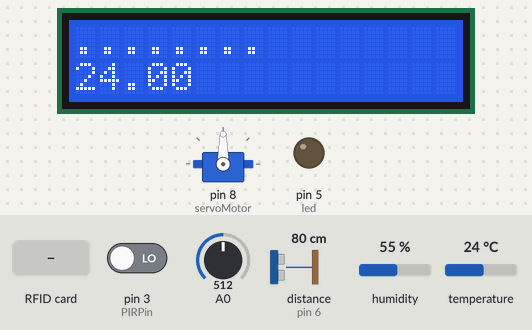
This sketch was run on a simulated Arduino Uno, built with avr-gcc and run on an emulated ATmega328P. Parts: servo, 16×2 character LCD, output pins drawn as LEDs (lit = HIGH). Inputs (shaded band) come from the test bench; at power-on: pin 3 (PIRPin) LOW, A0 = 512, distance to the obstacle (sensor on pin 6) 80 cm, humidity 55 %, temperature 24 °C. The echo pulse lasts 58.3 µs per cm; pins used as bus, display or sensor lines are not drawn; what the sketch prints to the serial monitor is not drawn.

Above: at 5.7 s.
5.8 s: RFID card 73 27 75 03 held to the reader
At 16.9 s:
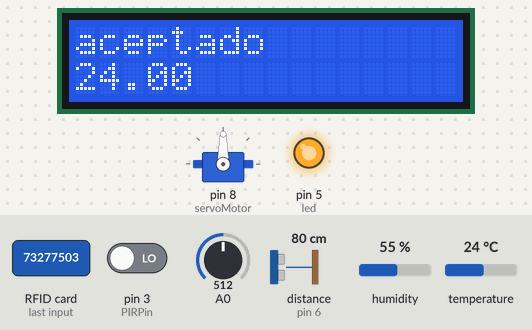
19.8 s: pin 3 (PIRPin) driven HIGH
27.8 s: RFID card 99 74 05 C3 held to the reader
At 37.5 s:
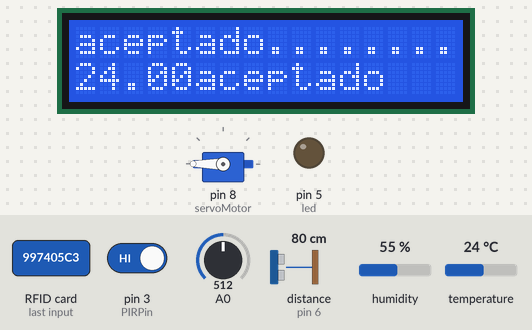
41.8 s: A0 set to 492
At 52.6 s:
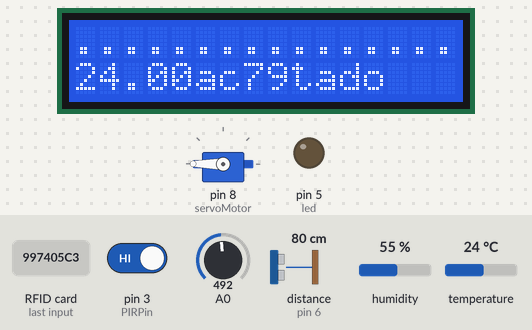
55.5 s: RFID card 5E 7A 19 C4 held to the reader
At 68.0 s:
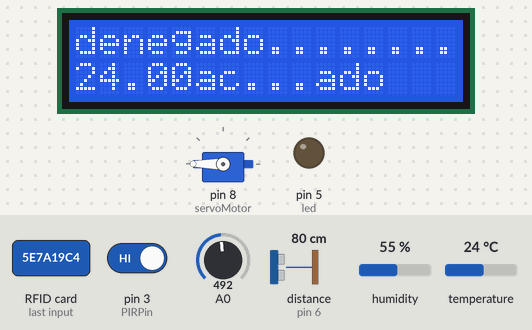
68.6 s: pin 3 (PIRPin) driven LOW
Timing chart, 0 to 71.6 s (numbered marks = the images above; inputs shaded):
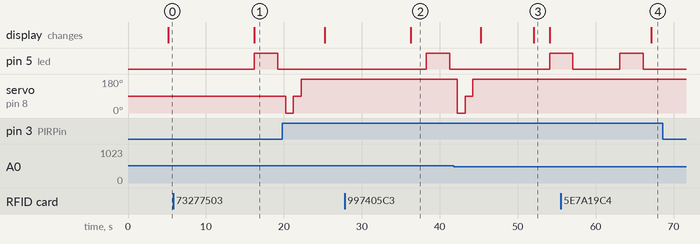

The sketch:

examen.ino
```cpp
//{*librerias y variables para el sensor de temperatura
// Incluimos librería
#include <DHT.h>
 // Definimos el pin digital donde se conecta el sensor
#define DHTPIN 2
// Dependiendo del tipo de sensor
#define DHTTYPE DHT11
// Inicializamos el sensor DHT11
DHT dht(DHTPIN, DHTTYPE);
//*}

//{* variables de ldr
int lectura = 0;
//}

//{* variables para pir
const int PIRPin= 3;
//}

//{*librerias y variables para servo Motor
#include <Servo.h>
Servo servoMotor;
//}

//{*variables del sensor ultrasonico
const int Trigger = 7;   //Pin digital 2 para el Trigger del sensor
const int Echo = 6;   //Pin digital 3 para el Echo del sensor
//}

//{*usuarios para lector de targeta
byte ActualUID[4]; //almacenará el código del Tag leído
byte Usuario1[4]= {0x73, 0x27, 0x75, 0x03} ; //código del usuario 1
byte Usuario2[4]= {0x99, 0x74, 0x05, 0xC3} ; //código del usuario 2
//}

//{*variables y librerias de lector de targeta
#include <SPI.h>
#include <MFRC522.h>
#define RST_PIN  9    //Pin 9 para el reset del RC522
#define SS_PIN  10   //Pin 10 para el SS (SDA) del RC522
MFRC522 mfrc522(SS_PIN, RST_PIN); ///Creamos el objeto para el RC522
//}

//led
int led = 5;

//variables de procesos
int m = 0;
int l = 0;
boolean d = 0;

//lobrerias y variables para lcd
#include <Wire.h>
#include <LiquidCrystal_I2C.h>

String acceso = "acceso...";

//Crear el objeto lcd  dirección  0x3F y 16 columnas x 2 filas
LiquidCrystal_I2C lcd(0x27,16,2);  //

void lcd1(){
  lcd.setCursor(0, 0);
  lcd.print(acceso);
}


void led1(){
  digitalWrite(led , HIGH);
  delay(3000);
  digitalWrite(led , LOW);
  delay(1000);

  }

void temperatura(){
  // Esperamos 5 segundos entre medidas
  delay(5000);
  // Leemos la humedad relativa
  float h = dht.readHumidity();
  // Leemos la temperatura en grados centígrados (por defecto)
  float t = dht.readTemperature();
  // Comprobamos si ha habido algún error en la lectura
  if (isnan(h) || isnan(t)) {
    Serial.println("Error obteniendo los datos del sensor DHT11");
    return;
  }
  // Calcular el índice de calor en grados centígrados
  float hic = dht.computeHeatIndex(t, h, false);
  //impresion de datos
  Serial.println(t);
  lcd.setCursor(0, 1);
  lcd.print(t);
  }

void ldr(){
  lectura = analogRead(0);
  Serial.println(lectura);
  if(lectura > 500){
    l = 0;

  }else if(lectura < 500){
    l++;
  }
    }

void pir(){

    int value= digitalRead(PIRPin);

    if (value == HIGH){
        Serial.println("movimiento detectado");
        l++;
    }else{
        Serial.println("sin movimiento");
        l = 0;
    }

  }

void motor(){
    // Desplazamos a la posición 0º
  servoMotor.write(0);
  // Esperamos 1 segundo
  delay(1000);

  // Desplazamos a la posición 90º
  servoMotor.write(90);
  // Esperamos 1 segundo
  delay(1000);

  // Desplazamos a la posición 180º
  servoMotor.write(180);
  // Esperamos 1 segundo
  delay(1000);
  }

void ultrasonico(){

  long t;
  long d;

  digitalWrite(Trigger, HIGH);
  delayMicroseconds(10);
  digitalWrite(Trigger, LOW);

  t = pulseIn(Echo, HIGH);
  d = t/59;

  Serial.print("Distancia: ");
  Serial.print(d);
  Serial.print("cm");
  Serial.println();
  delay(800);
  lcd.setCursor(7, 1);
  lcd.print(d);
  delay(2000);
  lcd.setCursor(7, 1);
  lcd.print("...");
  }

void setup() {
// Inicializamos comunicación serie
  Serial.begin(9600);
// Comenzamos el sensor DHT
  dht.begin();
//iniciar pir
  pinMode(PIRPin, INPUT);
  servoMotor.attach(8);
  pinMode(Trigger, OUTPUT); //pin como salida
  pinMode(Echo, INPUT);  //pin como entrada
  digitalWrite(Trigger, LOW);//Inicializamos el pin con 0
  SPI.begin();        //Iniciamos el Bus SPI
  mfrc522.PCD_Init(); // Iniciamos el MFRC522
  pinMode(led, OUTPUT);
  Wire.begin();
  lcd.begin(16, 2);
  lcd.backlight();
  lcd.print("........");

}

void loop() {
  temperatura();
  m = 0;
  l = 0;
  // lector de targeta
  if ( mfrc522.PICC_IsNewCardPresent()){
      //Seleccionamos una tarjeta
      if ( mfrc522.PICC_ReadCardSerial())
            {
                  // Enviamos serialemente su UID
                  Serial.print(F("Card UID:"));
                  for (byte i = 0; i < mfrc522.uid.size; i++) {
                          Serial.print(mfrc522.uid.uidByte[i] < 0x10 ? " 0" : " ");
                          Serial.print(mfrc522.uid.uidByte[i], HEX);
                          ActualUID[i]=mfrc522.uid.uidByte[i];
                  }
                  Serial.print("     ");
                  //comparamos los UID para determinar si es uno de nuestros usuarios
                  if(compareArray(ActualUID,Usuario1)){
                    Serial.println("acceso consedido");
                    lcd.setCursor(0, 0);
                    lcd.print("aceptado");
                    led1();
                    motor();
                    delay(2000);
                    lcd.print("........");

                  }else if(compareArray(ActualUID,Usuario2)){
                    acceso = "acceso concedido";
                    Serial.println("acceso consedido");
                    lcd.print("aceptado");
                    delay(2000);
                    led1();
                    motor();
                    lcd.setCursor(0, 0);
                    lcd.print("........");

                  }else{
                    Serial.println("acceso denegado");
                    acceso = "acceso denegado";
                    led1();
                    lcd.setCursor(0, 0);
                    lcd.print("denegado");
                    delay(5000);
                    lcd.print("........");

                  // Terminamos la lectura de la tarjeta tarjeta  actual
                    mfrc522.PICC_HaltA();
                  }

            }

  }

    pir();
    Serial.println(l);
    delay(3000);
    ldr();
    Serial.println(l);
    delay(3000);

    if(l>=2){
        ultrasonico();
        led1();
      }

}

//Función para comparar dos vectores
 boolean compareArray(byte array1[],byte array2[])
{
  if(array1[0] != array2[0])return(false);
  if(array1[1] != array2[1])return(false);
  if(array1[2] != array2[2])return(false);
  if(array1[3] != array2[3])return(false);
  return(true);
}
```

Measured:
- the behaviour switches between 500 and 499 on A0 (found by bisection; images 2 and 3)
- after the input at 5.8 s, pin 5 (led): LOW → HIGH after 10.4 s, → LOW 3.0 s later; the display: changes after 10.4 s (image 1)
- after the input at 27.8 s, pin 5 (led): LOW → HIGH after 10.5 s, → LOW 3.0 s later; the display: changes after 8.5 s (image 2)
- after the input at 41.8 s, pin 5 (led): LOW → HIGH after 12.3 s; the display: first differs from a run without the input after 10.3 s (image 3)
- after the input at 55.5 s, the display: changes after 11.6 s (image 4)
- after the input at 68.6 s, every drawn part: stays the same
- what the display in image 3 shows lasts 2.0 s, from 52.1 s to 54.1 s
